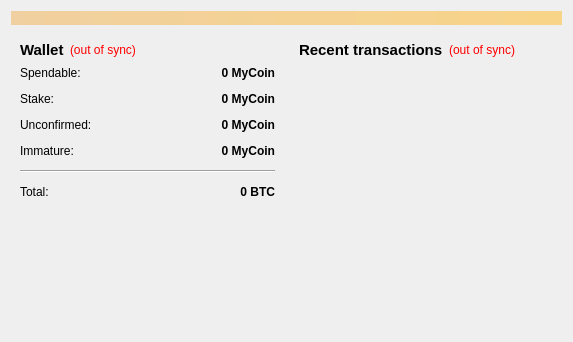
<?xml version="1.0" encoding="UTF-8"?>
<ui version="4.0">
 <class>OverviewPage</class>
 <widget class="QWidget" name="OverviewPage">
  <property name="geometry">
   <rect>
    <x>0</x>
    <y>0</y>
    <width>573</width>
    <height>342</height>
   </rect>
  </property>
  <property name="windowTitle">
   <string>Form</string>
  </property>
  <layout class="QVBoxLayout" name="topLayout">
   <item>
    <widget class="QLabel" name="labelAlerts">
     <property name="visible">
      <bool>false</bool>
     </property>
     <property name="styleSheet">
      <string notr="true">background-color: qlineargradient(x1: 0, y1: 0, x2: 1, y2: 0, stop:0 #F0D0A0, stop:1 #F8D488);  color:#000000
</string>
     </property>
     <property name="wordWrap">
      <bool>true</bool>
     </property>
     <property name="margin">
      <number>3</number>
     </property>
    </widget>
   </item>
   <item>
    <layout class="QHBoxLayout" name="horizontalLayout" stretch="1,1">
     <item>
      <layout class="QVBoxLayout" name="verticalLayout_2">
       <item>
        <widget class="QWidget" name="widget" native="true">
         <layout class="QVBoxLayout" name="verticalLayout_4">
          <item>
           <layout class="QHBoxLayout" name="horizontalLayout_4">
            <item>
             <widget class="QLabel" name="label_5">
              <property name="font">
               <font>
                <pointsize>11</pointsize>
                <weight>75</weight>
                <bold>true</bold>
               </font>
              </property>
              <property name="text">
               <string>Wallet</string>
              </property>
             </widget>
            </item>
            <item>
             <widget class="QLabel" name="labelWalletStatus">
              <property name="toolTip">
               <string>The displayed information may be out of date. Your wallet automatically synchronizes with the MyCoin network after a connection is established, but this process has not completed yet.</string>
              </property>
              <property name="styleSheet">
               <string notr="true">QLabel { color: red; }</string>
              </property>
              <property name="text">
               <string notr="true">(out of sync)</string>
              </property>
              <property name="alignment">
               <set>Qt::AlignLeading|Qt::AlignLeft|Qt::AlignVCenter</set>
              </property>
             </widget>
            </item>
            <item>
             <spacer name="horizontalSpacer_2">
              <property name="orientation">
               <enum>Qt::Horizontal</enum>
              </property>
              <property name="sizeHint" stdset="0">
               <size>
                <width>40</width>
                <height>20</height>
               </size>
              </property>
             </spacer>
            </item>
           </layout>
          </item>
          <item>
           <layout class="QFormLayout" name="formLayout_2">
            <property name="fieldGrowthPolicy">
             <enum>QFormLayout::AllNonFixedFieldsGrow</enum>
            </property>
            <property name="horizontalSpacing">
             <number>12</number>
            </property>
            <property name="verticalSpacing">
             <number>12</number>
            </property>
            <item row="0" column="0">
             <widget class="QLabel" name="label">
              <property name="text">
               <string>Spendable:</string>
              </property>
             </widget>
            </item>
            <item row="0" column="1">
             <widget class="QLabel" name="labelBalance">
              <property name="font">
               <font>
                <weight>75</weight>
                <bold>true</bold>
               </font>
              </property>
              <property name="cursor">
               <cursorShape>IBeamCursor</cursorShape>
              </property>
              <property name="toolTip">
               <string>Your current spendable balance</string>
              </property>
              <property name="text">
               <string notr="true">0 MyCoin</string>
              </property>
              <property name="alignment">
               <set>Qt::AlignRight|Qt::AlignTrailing|Qt::AlignVCenter</set>
              </property>
              <property name="textInteractionFlags">
               <set>Qt::LinksAccessibleByMouse|Qt::TextSelectableByKeyboard|Qt::TextSelectableByMouse</set>
              </property>
             </widget>
            </item>
            <item row="1" column="0">
             <widget class="QLabel" name="label_6">
              <property name="text">
               <string>Stake:</string>
              </property>
             </widget>
            </item>
            <item row="1" column="1">
             <widget class="QLabel" name="labelStake">
              <property name="font">
               <font>
                <weight>75</weight>
                <bold>true</bold>
               </font>
              </property>
              <property name="cursor">
               <cursorShape>IBeamCursor</cursorShape>
              </property>
              <property name="toolTip">
               <string>Total of coins that was staked, and do not yet count toward the current balance</string>
              </property>
              <property name="text">
               <string notr="true">0 MyCoin</string>
              </property>
              <property name="alignment">
               <set>Qt::AlignRight|Qt::AlignTrailing|Qt::AlignVCenter</set>
              </property>
              <property name="textInteractionFlags">
               <set>Qt::LinksAccessibleByMouse|Qt::TextSelectableByKeyboard|Qt::TextSelectableByMouse</set>
              </property>
             </widget>
            </item>
            <item row="2" column="0">
             <widget class="QLabel" name="label_3">
              <property name="text">
               <string>Unconfirmed:</string>
              </property>
             </widget>
            </item>
            <item row="2" column="1">
             <widget class="QLabel" name="labelUnconfirmed">
              <property name="font">
               <font>
                <weight>75</weight>
                <bold>true</bold>
               </font>
              </property>
              <property name="cursor">
               <cursorShape>IBeamCursor</cursorShape>
              </property>
              <property name="toolTip">
               <string>Total of transactions that have yet to be confirmed, and do not yet count toward the current balance</string>
              </property>
              <property name="text">
               <string notr="true">0 MyCoin</string>
              </property>
              <property name="alignment">
               <set>Qt::AlignRight|Qt::AlignTrailing|Qt::AlignVCenter</set>
              </property>
              <property name="textInteractionFlags">
               <set>Qt::LinksAccessibleByMouse|Qt::TextSelectableByKeyboard|Qt::TextSelectableByMouse</set>
              </property>
             </widget>
            </item>
            <item row="3" column="0">
             <widget class="QLabel" name="labelImmatureText">
              <property name="text">
               <string>Immature:</string>
              </property>
             </widget>
            </item>
            <item row="3" column="1">
             <widget class="QLabel" name="labelImmature">
              <property name="font">
               <font>
                <weight>75</weight>
                <bold>true</bold>
               </font>
              </property>
              <property name="toolTip">
               <string>Mined balance that has not yet matured</string>
              </property>
              <property name="text">
               <string notr="true">0 MyCoin</string>
              </property>
              <property name="alignment">
               <set>Qt::AlignRight|Qt::AlignTrailing|Qt::AlignVCenter</set>
              </property>
              <property name="textInteractionFlags">
               <set>Qt::LinksAccessibleByMouse|Qt::TextSelectableByKeyboard|Qt::TextSelectableByMouse</set>
              </property>
             </widget>
            </item>
            <item row="4" column="0" colspan="2">
             <widget class="Line" name="line">
              <property name="orientation">
               <enum>Qt::Horizontal</enum>
              </property>
             </widget>
            </item>
            <item row="5" column="0">
             <widget class="QLabel" name="labelTotalText">
              <property name="text">
               <string>Total:</string>
              </property>
             </widget>
            </item>
            <item row="5" column="1">
             <widget class="QLabel" name="labelTotal">
              <property name="font">
               <font>
                <weight>75</weight>
                <bold>true</bold>
               </font>
              </property>
              <property name="cursor">
               <cursorShape>IBeamCursor</cursorShape>
              </property>
              <property name="toolTip">
               <string>Your current total balance</string>
              </property>
              <property name="text">
               <string notr="true">0 BTC</string>
              </property>
              <property name="alignment">
               <set>Qt::AlignRight|Qt::AlignTrailing|Qt::AlignVCenter</set>
              </property>
              <property name="textInteractionFlags">
               <set>Qt::LinksAccessibleByMouse|Qt::TextSelectableByKeyboard|Qt::TextSelectableByMouse</set>
              </property>
             </widget>
            </item>
           </layout>
          </item>
         </layout>
        </widget>
       </item>
       <item>
        <widget class="QLabel" name="coinLogo">
         <property name="text">
          <string/>
         </property>
         <property name="pixmap">
          <pixmap resource="../bitcoin.qrc">:/icons/logo_backg</pixmap>
         </property>
         <property name="alignment">
          <set>Qt::AlignCenter</set>
         </property>
         <property name="margin">
          <number>-2</number>
         </property>
        </widget>
       </item>
       <item>
        <spacer name="verticalSpacer">
         <property name="orientation">
          <enum>Qt::Vertical</enum>
         </property>
         <property name="sizeHint" stdset="0">
          <size>
           <width>20</width>
           <height>40</height>
          </size>
         </property>
        </spacer>
       </item>
      </layout>
     </item>
     <item>
      <layout class="QVBoxLayout" name="verticalLayout_3">
       <item>
        <widget class="QWidget" name="widget_2" native="true">
         <layout class="QVBoxLayout" name="verticalLayout">
          <item>
           <layout class="QHBoxLayout" name="horizontalLayout_2">
            <item>
             <widget class="QLabel" name="label_4">
              <property name="font">
               <font>
                <pointsize>11</pointsize>
                <weight>75</weight>
                <bold>true</bold>
               </font>
              </property>
              <property name="text">
               <string>&lt;b&gt;Recent transactions&lt;/b&gt;</string>
              </property>
             </widget>
            </item>
            <item>
             <widget class="QLabel" name="labelTransactionsStatus">
              <property name="toolTip">
               <string>The displayed information may be out of date. Your wallet automatically synchronizes with the MyCoin network after a connection is established, but this process has not completed yet.</string>
              </property>
              <property name="styleSheet">
               <string notr="true">QLabel { color: red; }</string>
              </property>
              <property name="text">
               <string notr="true">(out of sync)</string>
              </property>
              <property name="alignment">
               <set>Qt::AlignRight|Qt::AlignTrailing|Qt::AlignVCenter</set>
              </property>
             </widget>
            </item>
            <item>
             <spacer name="horizontalSpacer">
              <property name="orientation">
               <enum>Qt::Horizontal</enum>
              </property>
              <property name="sizeHint" stdset="0">
               <size>
                <width>40</width>
                <height>20</height>
               </size>
              </property>
             </spacer>
            </item>
           </layout>
          </item>
          <item>
           <widget class="QListView" name="listTransactions">
            <property name="styleSheet">
             <string notr="true">QListView { background: transparent; }</string>
            </property>
            <property name="frameShape">
             <enum>QFrame::NoFrame</enum>
            </property>
            <property name="verticalScrollBarPolicy">
             <enum>Qt::ScrollBarAlwaysOff</enum>
            </property>
            <property name="horizontalScrollBarPolicy">
             <enum>Qt::ScrollBarAlwaysOff</enum>
            </property>
            <property name="selectionMode">
             <enum>QAbstractItemView::NoSelection</enum>
            </property>
           </widget>
          </item>
         </layout>
        </widget>
       </item>
      </layout>
     </item>
    </layout>
   </item>
  </layout>
 </widget>
 <resources>
  <include location="../bitcoin.qrc"/>
 </resources>
 <connections/>
</ui>
